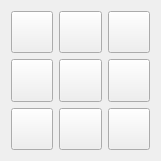
   <widget class="QWidget" name="gridLayoutWidget_5">
    <property name="geometry">
     <rect>
      <x>360</x>
      <y>20</y>
      <width>161</width>
      <height>161</height>
     </rect>
    </property>
    <property name="sizePolicy">
     <sizepolicy hsizetype="Ignored" vsizetype="Preferred">
      <horstretch>0</horstretch>
      <verstretch>0</verstretch>
     </sizepolicy>
    </property>
    <layout class="QGridLayout" name="gridLayout_5">
     <item row="0" column="3">
      <widget class="QPushButton" name="button_06">
       <property name="sizePolicy">
        <sizepolicy hsizetype="Ignored" vsizetype="Preferred">
         <horstretch>0</horstretch>
         <verstretch>0</verstretch>
        </sizepolicy>
       </property>
       <property name="text">
        <string/>
       </property>
      </widget>
     </item>
     <item row="2" column="3">
      <widget class="QPushButton" name="button_26">
       <property name="sizePolicy">
        <sizepolicy hsizetype="Ignored" vsizetype="Preferred">
         <horstretch>0</horstretch>
         <verstretch>0</verstretch>
        </sizepolicy>
       </property>
       <property name="text">
        <string/>
       </property>
      </widget>
     </item>
     <item row="2" column="5">
      <widget class="QPushButton" name="button_28">
       <property name="sizePolicy">
        <sizepolicy hsizetype="Ignored" vsizetype="Preferred">
         <horstretch>0</horstretch>
         <verstretch>0</verstretch>
        </sizepolicy>
       </property>
       <property name="text">
        <string/>
       </property>
      </widget>
     </item>
     <item row="1" column="5">
      <widget class="QPushButton" name="button_18">
       <property name="sizePolicy">
        <sizepolicy hsizetype="Ignored" vsizetype="Preferred">
         <horstretch>0</horstretch>
         <verstretch>0</verstretch>
        </sizepolicy>
       </property>
       <property name="text">
        <string/>
       </property>
      </widget>
     </item>
     <item row="0" column="5">
      <widget class="QPushButton" name="button_08">
       <property name="sizePolicy">
        <sizepolicy hsizetype="Ignored" vsizetype="Preferred">
         <horstretch>0</horstretch>
         <verstretch>0</verstretch>
        </sizepolicy>
       </property>
       <property name="text">
        <string/>
       </property>
      </widget>
     </item>
     <item row="1" column="3">
      <widget class="QPushButton" name="button_16">
       <property name="sizePolicy">
        <sizepolicy hsizetype="Ignored" vsizetype="Preferred">
         <horstretch>0</horstretch>
         <verstretch>0</verstretch>
        </sizepolicy>
       </property>
       <property name="text">
        <string/>
       </property>
      </widget>
     </item>
     <item row="1" column="4">
      <widget class="QPushButton" name="button_17">
       <property name="sizePolicy">
        <sizepolicy hsizetype="Ignored" vsizetype="Preferred">
         <horstretch>0</horstretch>
         <verstretch>0</verstretch>
        </sizepolicy>
       </property>
       <property name="text">
        <string/>
       </property>
      </widget>
     </item>
     <item row="2" column="4">
      <widget class="QPushButton" name="button_27">
       <property name="sizePolicy">
        <sizepolicy hsizetype="Ignored" vsizetype="Preferred">
         <horstretch>0</horstretch>
         <verstretch>0</verstretch>
        </sizepolicy>
       </property>
       <property name="text">
        <string/>
       </property>
      </widget>
     </item>
     <item row="0" column="4">
      <widget class="QPushButton" name="button_07">
       <property name="sizePolicy">
        <sizepolicy hsizetype="Ignored" vsizetype="Preferred">
         <horstretch>0</horstretch>
         <verstretch>0</verstretch>
        </sizepolicy>
       </property>
       <property name="text">
        <string/>
       </property>
      </widget>
     </item>
    </layout>
   </widget>
